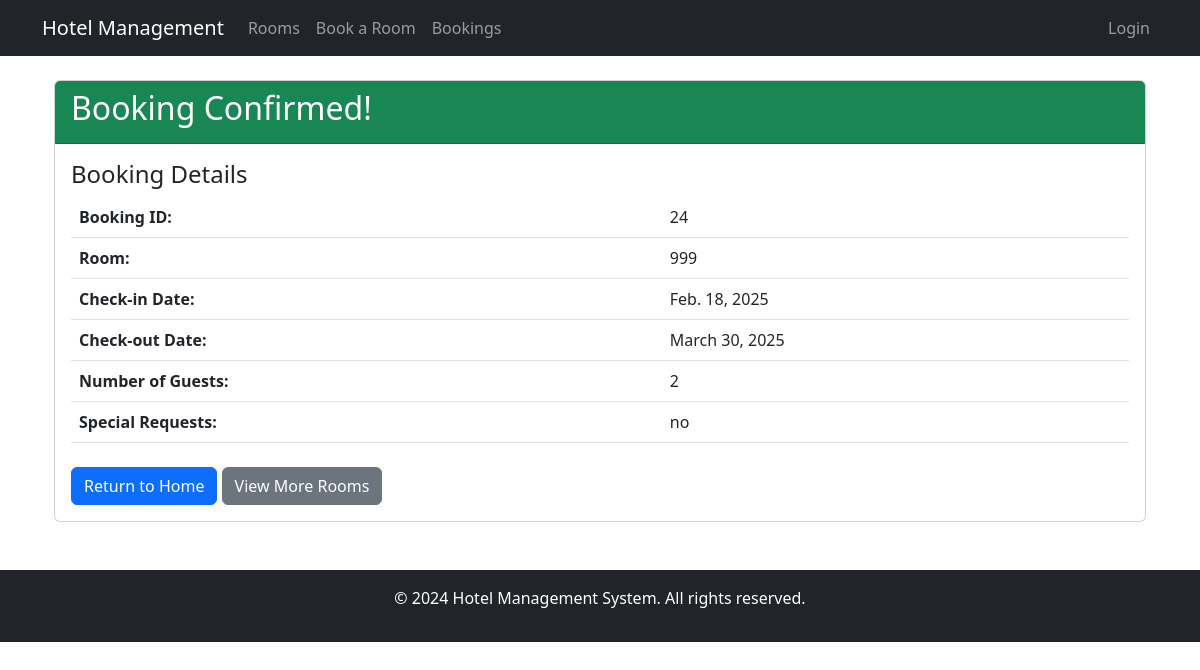
The page /booking/confirmation/24/ on the database its author committed.
### hotel_app/models.py (models this page shows, shortened)
class Booking(models.Model):
    guest = models.ForeignKey(User, on_delete=models.CASCADE, null=True, blank=True)
    room = models.ForeignKey(Room, on_delete=models.CASCADE)
    check_in = models.DateField()
    check_out = models.DateField()
    guests = models.IntegerField()
    special_requests = models.TextField(blank=True, null=True)
    created_at = models.DateTimeField(default=timezone.now)
    def get_total_price(self):
        from datetime import datetime
        nights = (self.check_out - self.check_in).days
        room_total = self.room.price * nights
        service_total = sum(bs.service.price * bs.quantity for bs in self.bookingservice_set.all())
        return room_total + service_total

class Room(models.Model):
    ROOM_TYPES = [
        ('single', 'Single'),
        ('double', 'Double'),
        ('suite', 'Suite'),
        ('deluxe', 'Deluxe'),
    ]
    number = models.CharField(max_length=10, unique=True)
    room_type = models.CharField(max_length=50, choices=ROOM_TYPES)
    capacity = models.IntegerField()
    price = models.DecimalField(max_digits=10, decimal_places=2)
    description = models.TextField()
    is_available = models.BooleanField(default=True)
    class Meta:
        ordering = ['number']

### hotel_app/views.py (the view)
# urls.py: path('booking/confirmation/<int:booking_id>/', views.booking_confirmation, name='booking_confirmation'),  # Booking confirmation view
def booking_confirmation(request, booking_id):
    booking = get_object_or_404(Booking, id=booking_id)
    total_price = booking.get_total_price()
    return render(request, 'hotel_app/booking_confirmation.html', {
        'booking': booking,
        'total_price': total_price
    })

### hotel_app/templates/hotel_app/booking_confirmation.html (shortened to what this page needs)
{% extends 'hotel_app/base.html' %}
{% block content %}
<div class="container mt-4">
    <div class="card">
        <div class="card-header bg-success text-white">
            <h2>Booking Confirmed!</h2>
        </div>
        <div class="card-body">
            <h4>Booking Details</h4>
            <table class="table">
                <tr>
                    <th>Booking ID:</th>
                    <td>{{ booking.id }}</td>
                </tr>
                <tr>
                    <th>Room:</th>
                    <td>{{ booking.room.number }}</td>
                </tr>
                <tr>
                    <th>Check-in Date:</th>
                    <td>{{ booking.check_in }}</td>
                </tr>
                <tr>
                    <th>Check-out Date:</th>
                    <td>{{ booking.check_out }}</td>
                </tr>
                <tr>
                    <th>Number of Guests:</th>
                    <td>{{ booking.guests }}</td>
                </tr>
                {% if booking.special_requests %}
                <tr>
                    <th>Special Requests:</th>
                    <td>{{ booking.special_requests }}</td>
                </tr>
                {% endif %}
            </table>
            <div class="mt-4">
                <a href="{% url 'home' %}" class="btn btn-primary">Return to Home</a>
                <a href="{% url 'room_list' %}" class="btn btn-secondary">View More Rooms</a>
            </div>
        </div>
    </div>
</div>
{% endblock %}

### rows shown on the page
Booking: id "24", room.number "999", check_in "Feb. 18, 2025", check_out "March 30, 2025", guests "2", special_requests "no"
